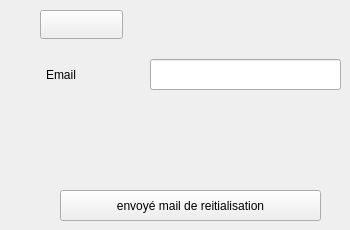
      <widget class="QWidget" name="pageLogin_2">
       <widget class="QLabel" name="label_email_2">
        <property name="geometry">
         <rect>
          <x>46</x>
          <y>59</y>
          <width>61</width>
          <height>31</height>
         </rect>
        </property>
        <property name="text">
         <string>Email</string>
        </property>
       </widget>
       <widget class="QLineEdit" name="lineEdit_email_2">
        <property name="geometry">
         <rect>
          <x>150</x>
          <y>59</y>
          <width>191</width>
          <height>31</height>
         </rect>
        </property>
       </widget>
       <widget class="QPushButton" name="pushButton_sendmail">
        <property name="geometry">
         <rect>
          <x>60</x>
          <y>190</y>
          <width>261</width>
          <height>31</height>
         </rect>
        </property>
        <property name="mouseTracking">
         <bool>true</bool>
        </property>
        <property name="text">
         <string>envoyé mail de reitialisation</string>
        </property>
       </widget>
       <widget class="QPushButton" name="pushButton_14">
        <property name="geometry">
         <rect>
          <x>40</x>
          <y>10</y>
          <width>83</width>
          <height>29</height>
         </rect>
        </property>
        <property name="text">
         <string/>
        </property>
        <property name="icon">
         <iconset theme="QIcon::ThemeIcon::EditUndo"/>
        </property>
       </widget>
      </widget>
